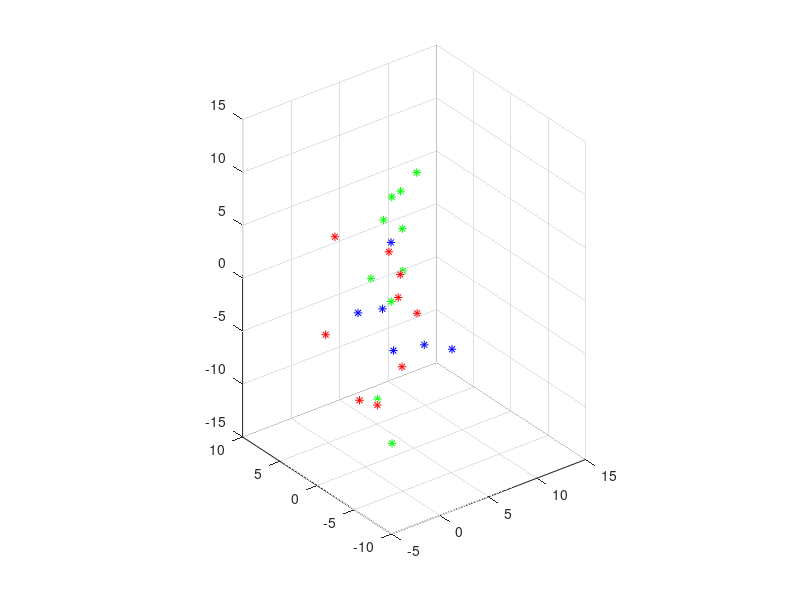

The MATLAB script that drew this image: (Note: this script raises an error after producing the figure.)
clear all;
close all;
clc;

%% E Sikki %%

W1 = [-5.01, -8.12,	-3.68;
      -5.43, -3.48,	-3.54;
	   1.08, -5.52,	 1.66;
	   0.86, -3.78,	-4.11;
	  -2.67,  0.63,	 7.39;
       4.94,  3.29,	 2.08;
	  -2.51,  2.09,	-2.59;
 	  -2.25, -2.13,	-6.94;
	   5.56,  2.86,	-2.26;
	   1.03, -3.33,	 4.33; ]
   
nokta_w1 = [ -5.01,-5.43,1.08,0.86,-2.67,4.94,-2.51,-2.25,5.56,1.03;
    -8.12,-3.48,-5.52,-3.78,0.63,3.29,2.09,-2.13,2.86,-3.33;
    -3.68,-3.54,1.66,-4.11,7.39,2.08,-2.59,-6.94,-2.26,4.33; ];

figure;
plot3(nokta_w1(1,:),nokta_w1(2,:),nokta_w1(3,:),'*r'); 
   
W2 = [-0.91, -0.18,	-0.05;
       1.30, -2.06,	-3.53;
      -7.75, -4.54,	-0.95;
      -5.47,  0.50,	 3.92;
       6.14,  5.72,	-4.85;
       3.60,  1.26,  4.36;
       5.37, -4.63,	-3.65;
       7.18,  1.46,	-6.66;
      -7.39,  1.17,  6.30;
      -7.50, -6.32,	-0.31; ]
 
nokta_w2 = [ -0.91,1.30,-7.75,-5.47,6.14,3.60,5.37,7.18,-7.39,-7.50;
          -0.18,-2.06,-4.54,0.50,5.72,1.26,-4.63,1.46,1.17,-6.32;
          -0.05,-3.53,-0.95,3.92,-4.85,4.36,-3.65,-6.66,6.30,-0.31; ]
hold on;
plot3(nokta_w2(1,:),nokta_w2(2,:),nokta_w2(3,:),'*b');
  
W3 = [ 5.35,  2.26,  8.13;
       5.12,  3.22,	-2.66;
	  -1.34, -5.31,	-9.87;
       4.48,  3.42,	 5.19;
	   7.11,  2.39,  9.21;
       7.17,  4.33, -0.98;
	   5.75,  3.97,	 6.65;
       0.77,  0.27,	 2.41;
	   0.90, -0.43, -8.71;
	   3.52, -0.36,  6.43 ]

   
nokta_w3 = [ 5.35,5.12,-1.34,4.48,7.11,7.17,5.75,0.77,0.90,3.52;
             2.26,3.22,-5.31,3.42,2.39,4.33,3.97,0.27,-0.43,-0.36;
             8.13,-2.66,-9.87,5.19,9.21,-0.98,6.65,2.41,-8.71,6.43; ]      
      
hold on;
plot3(nokta_w3(1,:),nokta_w3(2,:),nokta_w3(3,:),'*g');
      
axis([-15 15 -15 15 -15 15]);
grid on; 

%% A Sikki %%

mW1 = mean(W1)
mW2 = mean(W2)
mW3 = mean(W3)

sigmaW1 = cov(W1)
sigmaW2 = cov(W2)
sigmaW3 = cov(W3)
  
%% B ve D Sikki %%

x1 = [1 2 1]';
x2 = [5 3 2]';
x3 = [0 0 0]';
x4 = [1 0 0]';
  
Wi1 = -0.5 * inv(sigmaW1)
wi1 = inv(sigmaW1)* mW1'
w01 = -0.5 * (sigmaW1') * inv(sigmaW1) * mW1' - 0.5*(log(det(sigmaW1))/log(exp(1)))
g1x1 = x1' * Wi1 * x1 + wi1' * x1 + w01 

Wi2 = -0.5 * inv(sigmaW2)
wi2 = inv(sigmaW2)* mW2'
w02 = -0.5 * (sigmaW2') * inv(sigmaW2) * mW2' - 0.5*(log(det(sigmaW2))/log(exp(1)))
g2x1 = x1' * Wi2 * x1 + wi2' * x1 + w02 

Wi3 = -0.5 * inv(sigmaW3)
wi3 = inv(sigmaW3)* mW3'
w03 = -0.5 * (sigmaW3') * inv(sigmaW3) * mW3' - 0.5*(log(det(sigmaW3))/log(exp(1)))
g3x1 = x1' * Wi3 * x1 + wi3' * x1 + w03
 
%%%%%%%%%%%%%%%%%%%%%%%
Wi1 = -0.5 * inv(sigmaW1)
wi1 = inv(sigmaW1)* mW1'
w01 = -0.5 * (sigmaW1') * inv(sigmaW1) * mW1' - 0.5*(log(det(sigmaW1))/log(exp(1)))
g1x2 = x2' * Wi1 * x2 + wi1' * x2 + w01 

Wi2 = -0.5 * inv(sigmaW2)
wi2 = inv(sigmaW2)* mW2'
w02 = -0.5 * (sigmaW2') * inv(sigmaW2) * mW2' - 0.5*(log(det(sigmaW2))/log(exp(1)))
g2x2 = x2' * Wi2 * x2 + wi2' * x2 + w02 

Wi3 = -0.5 * inv(sigmaW3)
wi3 = inv(sigmaW3)* mW3'
w03 = -0.5 * (sigmaW3') * inv(sigmaW3) * mW3' - 0.5*(log(det(sigmaW3))/log(exp(1)))
g3x2 = x2' * Wi3 * x2 + wi3' * x2 + w03

%%%%%%%%%%%%%%%%%%%%%%%
Wi1 = -0.5 * inv(sigmaW1)
wi1 = inv(sigmaW1)* mW1'
w01 = -0.5 * (sigmaW1') * inv(sigmaW1) * mW1' - 0.5*(log(det(sigmaW1))/log(exp(1)))
g1x3 = x3' * Wi1 * x3 + wi1' * x3 + w01 

Wi2 = -0.5 * inv(sigmaW2)
wi2 = inv(sigmaW2)* mW2'
w02 = -0.5 * (sigmaW2') * inv(sigmaW2) * mW2' - 0.5*(log(det(sigmaW2))/log(exp(1)))
g2x3 = x3' * Wi2 * x3 + wi2' * x3 + w02 

Wi3 = -0.5 * inv(sigmaW3)
wi3 = inv(sigmaW3)* mW3'
w03 = -0.5 * (sigmaW3') * inv(sigmaW3) * mW3' - 0.5*(log(det(sigmaW3))/log(exp(1)))
g3x3 = x3' * Wi3 * x3 + wi3' * x3 + w03
 
%%%%%%%%%%%%%%%%%%%%%%%
Wi1 = -0.5 * inv(sigmaW1)
wi1 = inv(sigmaW1)* mW1'
w01 = -0.5 * (sigmaW1') * inv(sigmaW1) * mW1' - 0.5*(log(det(sigmaW1))/log(exp(1)))
g1x4 = x4' * Wi1 * x4 + wi1' * x4 + w01 

Wi2 = -0.5 * inv(sigmaW2)
wi2 = inv(sigmaW2)* mW2'
w02 = -0.5 * (sigmaW2') * inv(sigmaW2) * mW2' - 0.5*(log(det(sigmaW2))/log(exp(1)))
g2x4 = x4' * Wi2 * x4 + wi2' * x4 + w02 

Wi3 = -0.5 * inv(sigmaW3)
wi3 = inv(sigmaW3)* mW3'
w03 = -0.5 * (sigmaW3') * inv(sigmaW3) * mW3' - 0.5*(log(det(sigmaW3))/log(exp(1)))
g3x4 = x4' * Wi3 * x4 + wi3' * x4 + w03
 

%% C Sikki %%

W = [-5.01, -8.12,	-3.68;
      -5.43, -3.48,	-3.54;
	   1.08, -5.52,	 1.66;
	   0.86, -3.78,	-4.11;
	  -2.67,  0.63,	 7.39;
       4.94,  3.29,	 2.08;
	  -2.51,  2.09,	-2.59;
 	  -2.25, -2.13,	-6.94;
	   5.56,  2.86,	-2.26;
	   1.03, -3.33,	 4.33; 
      -0.91, -0.18, -0.05;
       1.30, -2.06,	-3.53;
      -7.75, -4.54,	-0.95;
      -5.47,  0.50,	 3.92;
       6.14,  5.72,	-4.85;
       3.60,  1.26,  4.36;
       5.37, -4.63,	-3.65;
       7.18,  1.46,	-6.66;
      -7.39,  1.17,  6.30;
      -7.50, -6.32,	-0.31;
       5.35,  2.26,  8.13;
       5.12,  3.22,	-2.66;
	  -1.34, -5.31,	-9.87;
       4.48,  3.42,	 5.19;
	   7.11,  2.39,  9.21;
       7.17,  4.33, -0.98;
	   5.75,  3.97,	 6.65;
       0.77,  0.27,	 2.41;
	   0.90, -0.43, -8.71;
	   3.52, -0.36,  6.43 ]

knn = 3; 

c1 = [1 2 1];
c2 = [5 3 2];
c3 = [0 0 0];
c4 = [1 0 0];  
 
axis([-5 15 -10 10]);
axis equal; 
hold on;
  
plot3(c1(1,1),c1(1,2),c1(1,3),'rX');
plot3(c2(1,1),c2(1,2),c2(1,3),'rX');
plot3(c3(1,1),c3(1,2),c3(1,3),'rX');
plot3(c4(1,1),c4(1,2),c4(1,3),'rX');
 

for i=1:30
    plot3(W(i,1),W(i,2),W(i,3),'rO');  
    
    distanceX1(i)=norm(c1(1,:)- W(i,:));
    distanceX2(i)=norm(c2(1,:)- W(i,:));
    distanceX3(i)=norm(c3(1,:)- W(i,:));
    distanceX4(i)=norm(c4(1,:)- W(i,:));
end;
 
  [xd1,id1] = sort(distanceX1); 
  [xd2,id2] = sort(distanceX2); 
  [xd3,id3] = sort(distanceX3);
  [xd4,id4] = sort(distanceX4);  
 
 
for i=1:knn
  plot3([c1(1,1) W(id1(i),1)],[c1(1,2) W(id1(i),2)], [c1(1,3) W(id1(i),3)],'b:');
  plot3([c2(1,1) W(id2(i),1)],[c2(1,2) W(id2(i),2)], [c2(1,3) W(id2(i),3)],'b:');
  plot3([c3(1,1) W(id3(i),1)],[c3(1,2) W(id3(i),2)], [c3(1,3) W(id3(i),3)],'b:');
  plot3([c4(1,1) W(id4(i),1)],[c4(1,2) W(id4(i),2)], [c4(1,3) W(id4(i),3)],'b:');
 
end;




